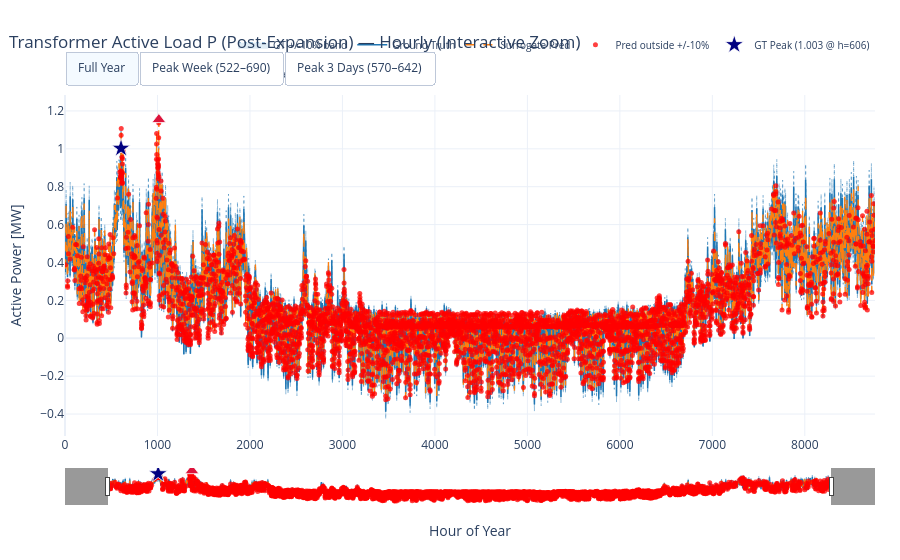
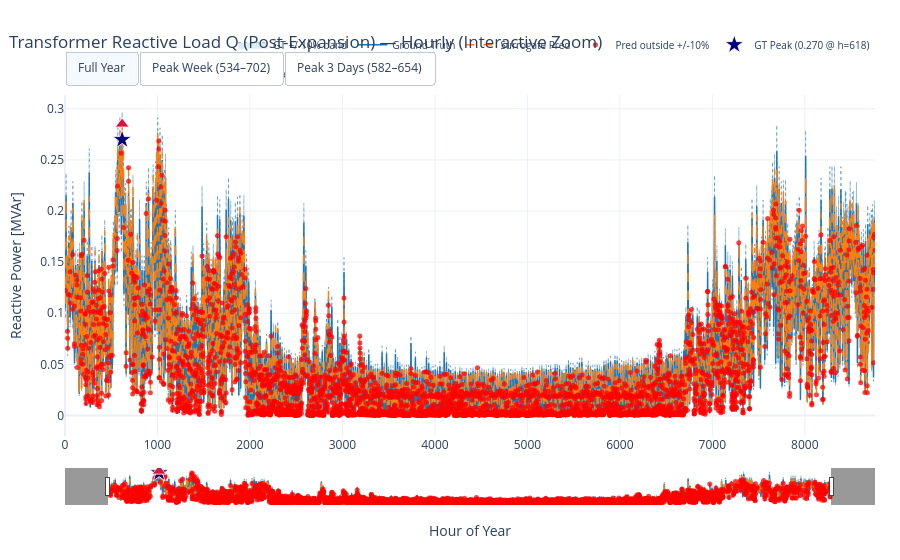
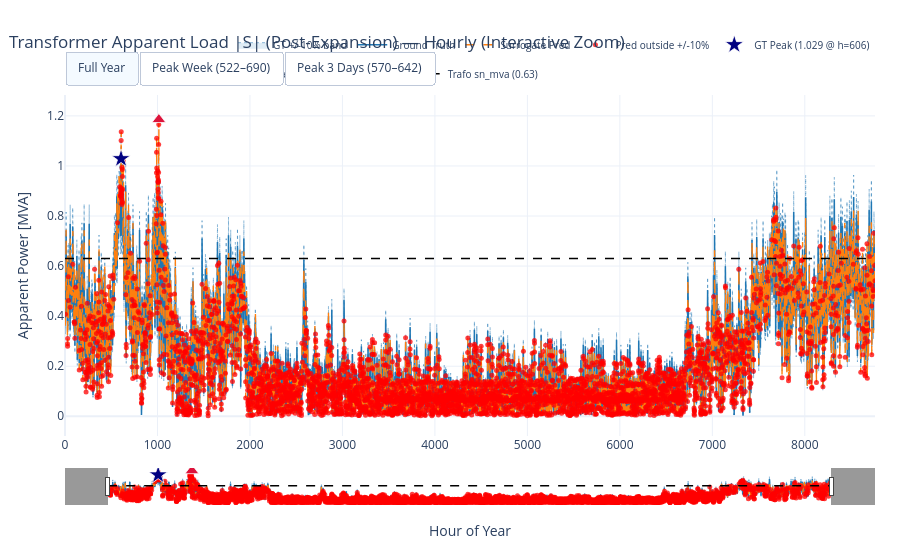

Notebook code cell kept with these figures, in order:
### Markdown cell above
# Comparison of the outputs

### Code cell
# Plot the hourly outputs of the surrogate together with the ground truth time series, superposed on an interactive zoomable plot.
# Includes +/-10% error band around the hourly ground truth, red markers where prediction exceeds +/-10%, peak load markers, and transformer sn_mva on |S|.
# Tip: Click-and-drag to zoom into any region, double-click to reset, use the bottom range slider, or click the preset zoom buttons / legend items.
import numpy as np
import plotly.graph_objects as go

# Load Ground Truth post-expansion powerflow and Surrogate predicted outputs
gt_post = pd.read_hdf(path_to_Reference, key="/pwrflw/output/post/demand_import").reset_index(drop=True)
pred_post = pd.read_hdf(path_2_NEW, key="/surrogate_out/demand_import").reset_index(drop=True)
summary_new = pd.read_hdf(path_2_NEW, key="/surrogate_out/summary")

gt_post["s_mva"] = np.sqrt(gt_post["p_mw"]**2 + gt_post["q_mvar"]**2)
sn_mva = float(summary_new["trafo_sn_mva"].iloc[0]) if "trafo_sn_mva" in summary_new.columns else np.nan

def plot_surrogate_vs_gt(s_gt, s_pred, title, ylabel, sn_limit=None, err_frac=0.10, zoom_hours=168):
    """Interactive hourly Plotly comparison of GT vs Surrogate with +/-10% band and peak markers."""
    gt = pd.Series(s_gt, dtype=float).reset_index(drop=True)
    pr = pd.Series(s_pred, dtype=float).reset_index(drop=True)
    hrs = np.arange(len(gt))

    # Symmetric +/-10% band around hourly GT (using abs(gt) so it remains valid for negative PV feed-in)
    upper = gt + err_frac * np.abs(gt)
    lower = gt - err_frac * np.abs(gt)
    outside_mask = (pr > upper) | (pr < lower)

    # Peak load indices and values
    gt_peak_hr = int(gt.idxmax())
    gt_peak_val = float(gt.iloc[gt_peak_hr])
    pr_peak_hr = int(pr.idxmax())
    pr_peak_val = float(pr.iloc[pr_peak_hr])
    peak_err_pct = (pr_peak_val - gt_peak_val) / abs(gt_peak_val) * 100.0 if gt_peak_val != 0 else np.nan

    # Metrics
    corr = np.corrcoef(gt.values, pr.values)[0, 1]
    mae = float(np.mean(np.abs(pr.values - gt.values)))
    nmae_pct = mae / float(np.mean(np.abs(gt.values))) * 100.0
    pct_outside = float(outside_mask.mean() * 100.0)

    print(f"=== {title} ===")
    print(f"  GT:   mean={gt.mean():+.4f}, min={gt.min():+.4f}, peak={gt_peak_val:+.4f} (hour {gt_peak_hr})")
    print(f"  Pred: mean={pr.mean():+.4f}, min={pr.min():+.4f}, peak={pr_peak_val:+.4f} (hour {pr_peak_hr}) | Peak err={peak_err_pct:+.2f}% (dt={pr_peak_hr - gt_peak_hr:+d} h)")
    print(f"  Pearson r={corr:.4f} | MAE={mae:.4f} | NMAE={nmae_pct:.2f}% | Outside +/-10% band: {pct_outside:.1f}% of hours")
    if sn_limit is not None and np.isfinite(sn_limit) and sn_limit > 0:
        gt_ovr = int((gt > sn_limit).sum())
        pr_ovr = int((pr > sn_limit).sum())
        print(f"  Trafo sn_mva={sn_limit:.3f} MVA | GT max loading={gt_peak_val/sn_limit*100:.1f}% ({gt_ovr} h >100%) | Pred max loading={pr_peak_val/sn_limit*100:.1f}% ({pr_ovr} h >100%)")

    # Zoom preset windows centered on GT peak
    wk_start = max(0, min(len(gt) - zoom_hours, gt_peak_hr - zoom_hours // 2))
    wk_end = wk_start + zoom_hours
    d3_start = max(0, min(len(gt) - 72, gt_peak_hr - 36))
    d3_end = d3_start + 72

    fig = go.Figure()

    # +/-10% shaded error band + dotted upper/lower boundaries around hourly GT
    fig.add_trace(go.Scatter(
        x=hrs, y=upper.values, mode="lines", name="GT +10%",
        line=dict(color="rgba(31, 119, 180, 0.50)", width=1.0, dash="dot"),
        legendgroup="err_band", showlegend=False,
        hovertemplate="+10%: %{y:.4f}<extra></extra>",
    ))
    fig.add_trace(go.Scatter(
        x=hrs, y=lower.values, mode="lines", name="GT +/-10% band",
        line=dict(color="rgba(31, 119, 180, 0.50)", width=1.0, dash="dot"),
        fill="tonexty", fillcolor="rgba(31, 119, 180, 0.14)",
        legendgroup="err_band",
        hovertemplate="-10%: %{y:.4f}<extra></extra>",
    ))

    # Hourly Ground Truth and Surrogate Prediction
    fig.add_trace(go.Scatter(
        x=hrs, y=gt.values, mode="lines", name="Ground Truth",
        line=dict(color="#1f77b4", width=1.5),
        hovertemplate="GT: %{y:.4f}<extra></extra>",
    ))
    fig.add_trace(go.Scatter(
        x=hrs, y=pr.values, mode="lines", name="Surrogate Pred",
        line=dict(color="#ff7f0e", width=1.4, dash="dash"),
        hovertemplate="Pred: %{y:.4f}<extra></extra>",
    ))

    # Highlight hours where Surrogate Pred exceeds +/-10% band
    if outside_mask.any():
        out_idx = hrs[outside_mask.values]
        fig.add_trace(go.Scatter(
            x=out_idx, y=pr.values[outside_mask.values], mode="markers",
            name="Pred outside +/-10%",
            marker=dict(color="red", size=5, opacity=0.75),
            hovertemplate="Outside +/-10%: %{y:.4f}<extra></extra>",
        ))

    # Peak load markers
    fig.add_trace(go.Scatter(
        x=[gt_peak_hr], y=[gt_peak_val], mode="markers",
        name=f"GT Peak ({gt_peak_val:.3f} @ h={gt_peak_hr})",
        marker=dict(color="navy", symbol="star", size=14, line=dict(color="white", width=0.8)),
        hovertemplate="GT Peak: %{y:.4f} (h=%{x})<extra></extra>",
    ))
    fig.add_trace(go.Scatter(
        x=[pr_peak_hr], y=[pr_peak_val], mode="markers",
        name=f"Pred Peak ({pr_peak_val:.3f} @ h={pr_peak_hr})",
        marker=dict(color="crimson", symbol="triangle-up", size=12, line=dict(color="white", width=0.8)),
        hovertemplate="Pred Peak: %{y:.4f} (h=%{x})<extra></extra>",
    ))

    # Optional transformer nominal rating line
    if sn_limit is not None and np.isfinite(sn_limit):
        fig.add_trace(go.Scatter(
            x=[0, len(gt) - 1], y=[sn_limit, sn_limit], mode="lines",
            name=f"Trafo sn_mva ({sn_limit:.2f})",
            line=dict(color="black", width=1.4, dash="dash"),
            hoverinfo="skip",
        ))

    fig.update_layout(
        title=dict(text=f"{title} — Hourly (Interactive Zoom)", x=0.01, xanchor="left"),
        height=560,
        template="plotly_white",
        hovermode="x unified",
        dragmode="zoom",
        margin=dict(l=65, r=25, t=95, b=55),
        legend=dict(orientation="h", yanchor="bottom", y=1.02, xanchor="right", x=1.0, font=dict(size=10)),
        xaxis=dict(
            title="Hour of Year",
            range=[0, len(gt) - 1],
            rangeslider=dict(visible=True, thickness=0.09),
        ),
        yaxis=dict(title=ylabel, fixedrange=False),
        updatemenus=[
            dict(
                type="buttons",
                direction="right",
                x=0.0, y=1.13, xanchor="left", yanchor="top",
                showactive=True,
                buttons=[
                    dict(label="Full Year", method="relayout", args=[{"xaxis.range": [0, len(gt) - 1], "yaxis.autorange": True}]),
                    dict(label=f"Peak Week ({wk_start}–{wk_end})", method="relayout", args=[{"xaxis.range": [wk_start, wk_end], "yaxis.autorange": True}]),
                    dict(label=f"Peak 3 Days ({d3_start}–{d3_end})", method="relayout", args=[{"xaxis.range": [d3_start, d3_end], "yaxis.autorange": True}]),
                ],
            )
        ],
    )
    fig.show()

# 1. Active Power P [MW]
plot_surrogate_vs_gt(gt_post["p_mw"], pred_post["p_mw"], "Transformer Active Load P (Post-Expansion)", "Active Power [MW]")

# 2. Reactive Power Q [MVAr]
plot_surrogate_vs_gt(gt_post["q_mvar"], pred_post["q_mvar"], "Transformer Reactive Load Q (Post-Expansion)", "Reactive Power [MVAr]")

# 3. Apparent Power |S| [MVA] (with transformer nominal rating sn_mva)
plot_surrogate_vs_gt(gt_post["s_mva"], pred_post["s_mva"], "Transformer Apparent Load |S| (Post-Expansion)", "Apparent Power [MVA]", sn_limit=sn_mva)

# Show saved summary table from /surrogate_out/summary
display(summary_new)

### Figure 1 — Plotly figure (JSON) as saved in the notebook; plotly's stock layout.template omitted (floating-point values rounded to 4 significant figures; data arrays with more than 128 entries replaced by an {"elided": "..."} marker saying what was removed)
{"data": [{"hovertemplate": "+10%: %{y:.4f}<extra></extra>", "legendgroup": "err_band", "line": {"color": "rgba(31, 119, 180, 0.50)", "dash": "dot", "width": 1}, "mode": "lines", "name": "GT +10%", "showlegend": false, "type": "scatter", "x": {"elided": "8760 int values"}, "y": {"elided": "8760 float values"}}, {"fill": "tonexty", "fillcolor": "rgba(31, 119, 180, 0.14)", "hovertemplate": "-10%: %{y:.4f}<extra></extra>", "legendgroup": "err_band", "line": {"color": "rgba(31, 119, 180, 0.50)", "dash": "dot", "width": 1}, "mode": "lines", "name": "GT +/-10% band", "type": "scatter", "x": {"elided": "8760 int values"}, "y": {"elided": "8760 float values"}}, {"hovertemplate": "GT: %{y:.4f}<extra></extra>", "line": {"color": "#1f77b4", "width": 1.5}, "mode": "lines", "name": "Ground Truth", "type": "scatter", "x": {"elided": "8760 int values"}, "y": {"elided": "8760 float values"}}, {"hovertemplate": "Pred: %{y:.4f}<extra></extra>", "line": {"color": "#ff7f0e", "dash": "dash", "width": 1.4}, "mode": "lines", "name": "Surrogate Pred", "type": "scatter", "x": {"elided": "8760 int values"}, "y": {"elided": "8760 float values"}}, {"hovertemplate": "Outside +/-10%: %{y:.4f}<extra></extra>", "marker": {"color": "red", "opacity": 0.75, "size": 5}, "mode": "markers", "name": "Pred outside +/-10%", "type": "scatter", "x": {"elided": "4156 int values"}, "y": {"elided": "4156 float values"}}, {"hovertemplate": "GT Peak: %{y:.4f} (h=%{x})<extra></extra>", "marker": {"color": "navy", "line": {"color": "white", "width": 0.8}, "size": 14, "symbol": "star"}, "mode": "markers", "name": "GT Peak (1.003 @ h=606)", "type": "scatter", "x": [606], "y": [1.003]}, {"hovertemplate": "Pred Peak: %{y:.4f} (h=%{x})<extra></extra>", "marker": {"color": "crimson", "line": {"color": "white", "width": 0.8}, "size": 12, "symbol": "triangle-up"}, "mode": "markers", "name": "Pred Peak (1.154 @ h=1015)", "type": "scatter", "x": [1015], "y": [1.154]}], "layout": {"dragmode": "zoom", "height": 560, "hovermode": "x unified", "legend": {"font": {"size": 10}, "orientation": "h", "x": 1, "xanchor": "right", "y": 1.02, "yanchor": "bottom"}, "margin": {"b": 55, "l": 65, "r": 25, "t": 95}, "title": {"text": "Transformer Active Load P (Post-Expansion) — Hourly (Interactive Zoom)", "x": 0.01, "xanchor": "left"}, "updatemenus": [{"buttons": [{"args": [{"xaxis.range": [0, 8759], "yaxis.autorange": true}], "label": "Full Year", "method": "relayout"}, {"args": [{"xaxis.range": [522, 690], "yaxis.autorange": true}], "label": "Peak Week (522–690)", "method": "relayout"}, {"args": [{"xaxis.range": [570, 642], "yaxis.autorange": true}], "label": "Peak 3 Days (570–642)", "method": "relayout"}], "direction": "right", "showactive": true, "type": "buttons", "x": 0, "xanchor": "left", "y": 1.13, "yanchor": "top"}], "xaxis": {"range": [0, 8759], "rangeslider": {"thickness": 0.09, "visible": true}, "title": {"text": "Hour of Year"}}, "yaxis": {"fixedrange": false, "title": {"text": "Active Power [MW]"}}}}

### Figure 2 — Plotly figure (JSON) as saved in the notebook; plotly's stock layout.template omitted (floating-point values rounded to 4 significant figures; data arrays with more than 128 entries replaced by an {"elided": "..."} marker saying what was removed)
{"data": [{"hovertemplate": "+10%: %{y:.4f}<extra></extra>", "legendgroup": "err_band", "line": {"color": "rgba(31, 119, 180, 0.50)", "dash": "dot", "width": 1}, "mode": "lines", "name": "GT +10%", "showlegend": false, "type": "scatter", "x": {"elided": "8760 int values"}, "y": {"elided": "8760 float values"}}, {"fill": "tonexty", "fillcolor": "rgba(31, 119, 180, 0.14)", "hovertemplate": "-10%: %{y:.4f}<extra></extra>", "legendgroup": "err_band", "line": {"color": "rgba(31, 119, 180, 0.50)", "dash": "dot", "width": 1}, "mode": "lines", "name": "GT +/-10% band", "type": "scatter", "x": {"elided": "8760 int values"}, "y": {"elided": "8760 float values"}}, {"hovertemplate": "GT: %{y:.4f}<extra></extra>", "line": {"color": "#1f77b4", "width": 1.5}, "mode": "lines", "name": "Ground Truth", "type": "scatter", "x": {"elided": "8760 int values"}, "y": {"elided": "8760 float values"}}, {"hovertemplate": "Pred: %{y:.4f}<extra></extra>", "line": {"color": "#ff7f0e", "dash": "dash", "width": 1.4}, "mode": "lines", "name": "Surrogate Pred", "type": "scatter", "x": {"elided": "8760 int values"}, "y": {"elided": "8760 float values"}}, {"hovertemplate": "Outside +/-10%: %{y:.4f}<extra></extra>", "marker": {"color": "red", "opacity": 0.75, "size": 5}, "mode": "markers", "name": "Pred outside +/-10%", "type": "scatter", "x": {"elided": "3899 int values"}, "y": {"elided": "3899 float values"}}, {"hovertemplate": "GT Peak: %{y:.4f} (h=%{x})<extra></extra>", "marker": {"color": "navy", "line": {"color": "white", "width": 0.8}, "size": 14, "symbol": "star"}, "mode": "markers", "name": "GT Peak (0.270 @ h=618)", "type": "scatter", "x": [618], "y": [0.2698]}, {"hovertemplate": "Pred Peak: %{y:.4f} (h=%{x})<extra></extra>", "marker": {"color": "crimson", "line": {"color": "white", "width": 0.8}, "size": 12, "symbol": "triangle-up"}, "mode": "markers", "name": "Pred Peak (0.285 @ h=618)", "type": "scatter", "x": [618], "y": [0.2851]}], "layout": {"dragmode": "zoom", "height": 560, "hovermode": "x unified", "legend": {"font": {"size": 10}, "orientation": "h", "x": 1, "xanchor": "right", "y": 1.02, "yanchor": "bottom"}, "margin": {"b": 55, "l": 65, "r": 25, "t": 95}, "title": {"text": "Transformer Reactive Load Q (Post-Expansion) — Hourly (Interactive Zoom)", "x": 0.01, "xanchor": "left"}, "updatemenus": [{"buttons": [{"args": [{"xaxis.range": [0, 8759], "yaxis.autorange": true}], "label": "Full Year", "method": "relayout"}, {"args": [{"xaxis.range": [534, 702], "yaxis.autorange": true}], "label": "Peak Week (534–702)", "method": "relayout"}, {"args": [{"xaxis.range": [582, 654], "yaxis.autorange": true}], "label": "Peak 3 Days (582–654)", "method": "relayout"}], "direction": "right", "showactive": true, "type": "buttons", "x": 0, "xanchor": "left", "y": 1.13, "yanchor": "top"}], "xaxis": {"range": [0, 8759], "rangeslider": {"thickness": 0.09, "visible": true}, "title": {"text": "Hour of Year"}}, "yaxis": {"fixedrange": false, "title": {"text": "Reactive Power [MVAr]"}}}}

### Figure 3 — Plotly figure (JSON) as saved in the notebook; plotly's stock layout.template omitted (floating-point values rounded to 4 significant figures; data arrays with more than 128 entries replaced by an {"elided": "..."} marker saying what was removed)
{"data": [{"hovertemplate": "+10%: %{y:.4f}<extra></extra>", "legendgroup": "err_band", "line": {"color": "rgba(31, 119, 180, 0.50)", "dash": "dot", "width": 1}, "mode": "lines", "name": "GT +10%", "showlegend": false, "type": "scatter", "x": {"elided": "8760 int values"}, "y": {"elided": "8760 float values"}}, {"fill": "tonexty", "fillcolor": "rgba(31, 119, 180, 0.14)", "hovertemplate": "-10%: %{y:.4f}<extra></extra>", "legendgroup": "err_band", "line": {"color": "rgba(31, 119, 180, 0.50)", "dash": "dot", "width": 1}, "mode": "lines", "name": "GT +/-10% band", "type": "scatter", "x": {"elided": "8760 int values"}, "y": {"elided": "8760 float values"}}, {"hovertemplate": "GT: %{y:.4f}<extra></extra>", "line": {"color": "#1f77b4", "width": 1.5}, "mode": "lines", "name": "Ground Truth", "type": "scatter", "x": {"elided": "8760 int values"}, "y": {"elided": "8760 float values"}}, {"hovertemplate": "Pred: %{y:.4f}<extra></extra>", "line": {"color": "#ff7f0e", "dash": "dash", "width": 1.4}, "mode": "lines", "name": "Surrogate Pred", "type": "scatter", "x": {"elided": "8760 int values"}, "y": {"elided": "8760 float values"}}, {"hovertemplate": "Outside +/-10%: %{y:.4f}<extra></extra>", "marker": {"color": "red", "opacity": 0.75, "size": 5}, "mode": "markers", "name": "Pred outside +/-10%", "type": "scatter", "x": {"elided": "4045 int values"}, "y": {"elided": "4045 float values"}}, {"hovertemplate": "GT Peak: %{y:.4f} (h=%{x})<extra></extra>", "marker": {"color": "navy", "line": {"color": "white", "width": 0.8}, "size": 14, "symbol": "star"}, "mode": "markers", "name": "GT Peak (1.029 @ h=606)", "type": "scatter", "x": [606], "y": [1.029]}, {"hovertemplate": "Pred Peak: %{y:.4f} (h=%{x})<extra></extra>", "marker": {"color": "crimson", "line": {"color": "white", "width": 0.8}, "size": 12, "symbol": "triangle-up"}, "mode": "markers", "name": "Pred Peak (1.185 @ h=1015)", "type": "scatter", "x": [1015], "y": [1.185]}, {"hoverinfo": "skip", "line": {"color": "black", "dash": "dash", "width": 1.4}, "mode": "lines", "name": "Trafo sn_mva (0.63)", "type": "scatter", "x": [0, 8759], "y": [0.63, 0.63]}], "layout": {"dragmode": "zoom", "height": 560, "hovermode": "x unified", "legend": {"font": {"size": 10}, "orientation": "h", "x": 1, "xanchor": "right", "y": 1.02, "yanchor": "bottom"}, "margin": {"b": 55, "l": 65, "r": 25, "t": 95}, "title": {"text": "Transformer Apparent Load |S| (Post-Expansion) — Hourly (Interactive Zoom)", "x": 0.01, "xanchor": "left"}, "updatemenus": [{"buttons": [{"args": [{"xaxis.range": [0, 8759], "yaxis.autorange": true}], "label": "Full Year", "method": "relayout"}, {"args": [{"xaxis.range": [522, 690], "yaxis.autorange": true}], "label": "Peak Week (522–690)", "method": "relayout"}, {"args": [{"xaxis.range": [570, 642], "yaxis.autorange": true}], "label": "Peak 3 Days (570–642)", "method": "relayout"}], "direction": "right", "showactive": true, "type": "buttons", "x": 0, "xanchor": "left", "y": 1.13, "yanchor": "top"}], "xaxis": {"range": [0, 8759], "rangeslider": {"thickness": 0.09, "visible": true}, "title": {"text": "Hour of Year"}}, "yaxis": {"fixedrange": false, "title": {"text": "Apparent Power [MVA]"}}}}
